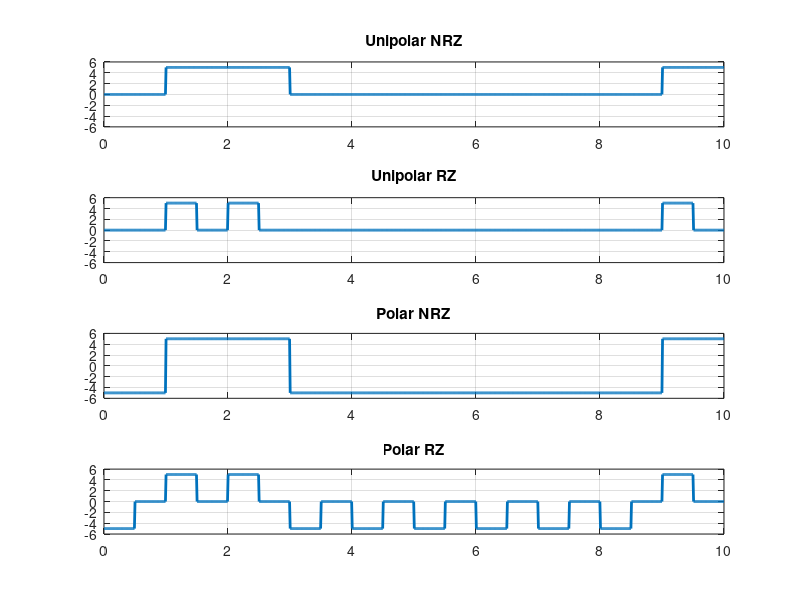
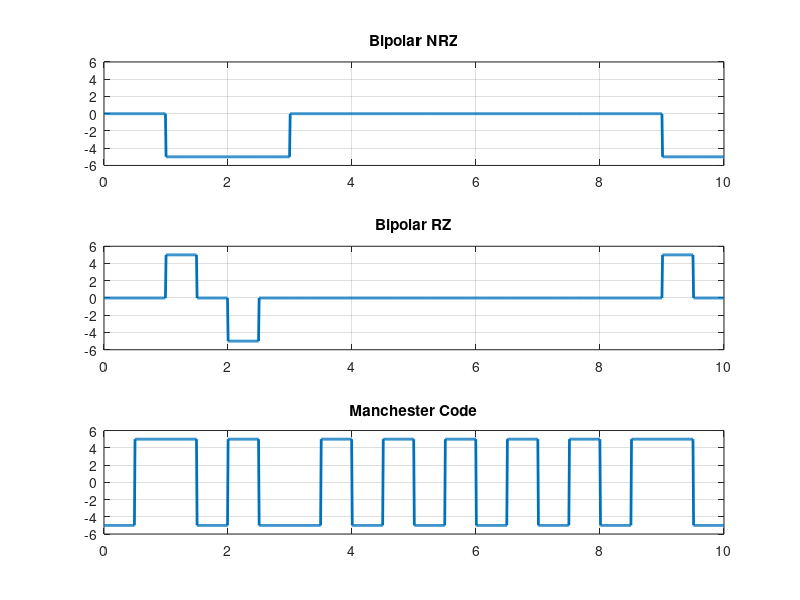
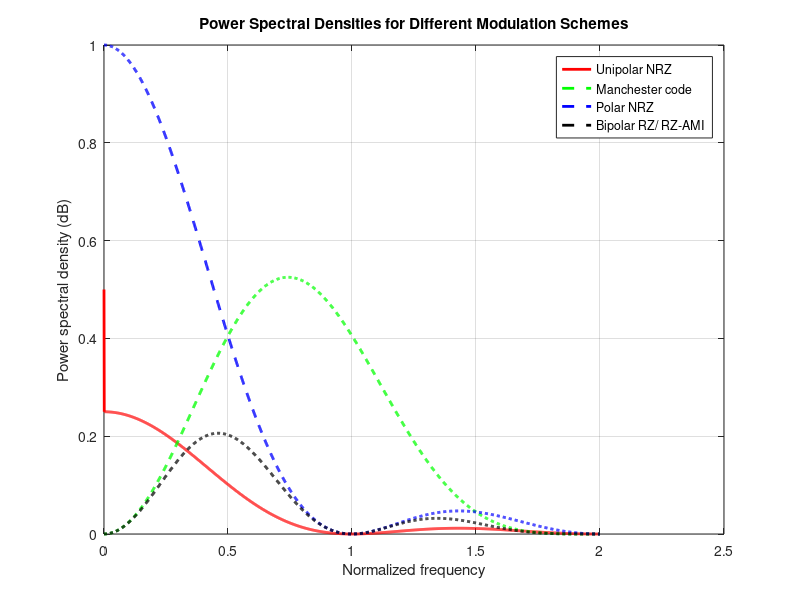
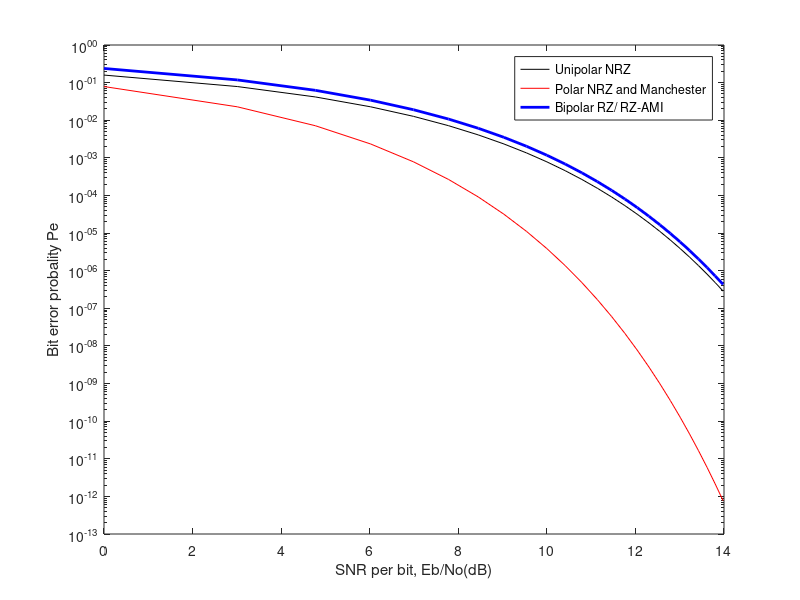

The MATLAB script that drew these images, in order:
N=10;
a=floor(2*rand(1,N));
A=5;
Tb=1;
fs=100;

%Unipolar NRZ
U=[];
for k=1:N
U=[U A*a(k)*ones(1,fs)];
end
%Unipolar RZ
U_rz=[];
for k=1:N
c=ones(1,fs/2);
b=zeros(1,fs/2);
p=[c b];
U_rz=[U_rz A*a(k)*p];
end
%Polar NRZ
P=[];
for k=1:N
P=[P ((-1)^(a(k)+1))*A*ones(1,fs)];
end
%Polar RZ
P_rz=[];
for k=1:N
c=ones(1,fs/2);
b=zeros(1,fs/2);
p=[c b];
P_rz=[P_rz ((-1)^(a(k)+1))*A*p];
end

B=[];
count=-1;
for k=1:N
    if a(k)==1
        if count==1
            B=[B A*a(k)*ones(1,fs)];
            count=1;
        else
            B=[B -A*a(k)*ones(1,fs)];
            count=-1;
        end
    else
    B=[B A*a(k)*ones(1,fs)];
    end
end

B_rz=[];
count=-1;
    for k=1:N
        if a(k)==1
            if count==-1
                B_rz=[B_rz A*a(k)*ones(1,fs/2) zeros(1,fs/2)];
                count=1;
            else
                B_rz=[B_rz -A*a(k)*ones(1,fs/2) zeros(1,fs/2)];
                count=-1;
            end
        else
            B_rz=[B_rz A*a(k)*ones(1,fs)];
        end
    end
   
M=[];
for k=1:N
c=ones(1,fs/2);
b=-1*ones(1,fs/2);
p=[c b];
M=[M ((-1)^(a(k)+1))*A*p];
end
  
T=linspace(0,N*Tb,length(U));
figure(1);
subplot(4,1,1);
plot(T,U,'LineWidth',2);
axis([0 N*Tb -6 6]);
title('Unipolar NRZ');
grid on;
subplot(4,1,2);
plot(T,U_rz,'LineWidth',2);
axis([0 N*Tb -6 6]);
title('Unipolar RZ');
grid on;
subplot(4,1,3);
plot(T,P,'LineWidth',2);
axis([0 N*Tb -6 6]);
title('Polar NRZ');
grid on;
subplot(4,1,4);
plot(T,P_rz,'LineWidth',2);
axis([0 N*Tb -6 6]);
title('Polar RZ');
grid on;
figure(2);
subplot(3,1,1);
plot(T,B,'LineWidth',2);
axis([0 N*Tb -6 6]);
title('Bipolar NRZ');
grid on;
subplot(3,1,2);
plot(T,B_rz,'LineWidth',2);
axis([0 N*Tb -6 6]);
title('Bipolar RZ');
grid on;
subplot(3,1,3);
plot(T,M,'LineWidth',2);
axis([0 N*Tb -6 6]);
title('Manchester Code');
grid on;

v = 1; % voltage level of a bit
R = 1; % Bitrate
T = 1/R; % Bit period
f = 0:0.001*R:2*R; % frequency vector in terms of bit rate
f = f + 1e-10; % Otherwise, sin(0)/0 is undefined
% PSD curves are plotted for Bitrate=1bps and Pulse amplitude=1V
% Unipolar NRZ
s_unipolar_nrz = ((v^2*T/4).*(sin(pi.*f*T)./(pi.*f*T)).^2);
s_unipolar_nrz(1) = s_unipolar_nrz(1) + (v^2/4); % corresponds to an impulse function of weight v^2/4 at f=0 added to s(f) at f=0
% Manchester code
s_manchester = (v^2*T).*((sin(pi.*f*T/2)./(pi.*f*T/2)).^2).*(sin(pi.*f*T/2).^2);
% Polar NRZ
s_polar_nrz = ((v^2*T).*(sin(pi.*f*T)./(pi.*f*T)).^2);
% Bipolar RZ
s_bipolar_rz = (v^2*T/4).*((sin(pi.*f*T/2)./(pi.*f*T/2)).^2).*(sin(pi.*f*T).^2);
% Plotting
figure;
plot(f, (s_unipolar_nrz), '-r', 'LineWidth', 2);
hold on;
plot(f, (s_manchester), '--g', 'LineWidth', 2);
plot(f, (s_polar_nrz), '--b', 'LineWidth', 2);
plot(f, (s_bipolar_rz), '--k', 'LineWidth', 2);
legend('Unipolar NRZ', 'Manchester code', 'Polar NRZ', 'Bipolar RZ/ RZ-AMI');
xlabel('Normalized frequency');
ylabel('Power spectral density (dB)');
title('Power Spectral Densities for Different Modulation Schemes');
grid on;

E=[0:1:25]; % Eb/N0=SNR of the recieved signal
%Unipolar NRZ
P1=(1/2)*erfc(sqrt(E/2));
%polar NRZ and Manchester code has same Pe for equiprobable 1's and 0's
P2=(1/2)*erfc(sqrt(E));
%Bipolar RZ/ RZ-AMI
P3=(3/4)*erfc(sqrt(E/2));
E=10*log10(E); % SNR in dB
figure;
semilogy(E,P1,'-k',E,P2,'-r',E,P3,'-b','LineWidth',2)
legend('Unipolar NRZ','Polar NRZ and Manchester','Bipolar RZ/ RZ-AMI','Location','best');
xlabel('SNR per bit, Eb/No(dB)');
ylabel('Bit error probality Pe');